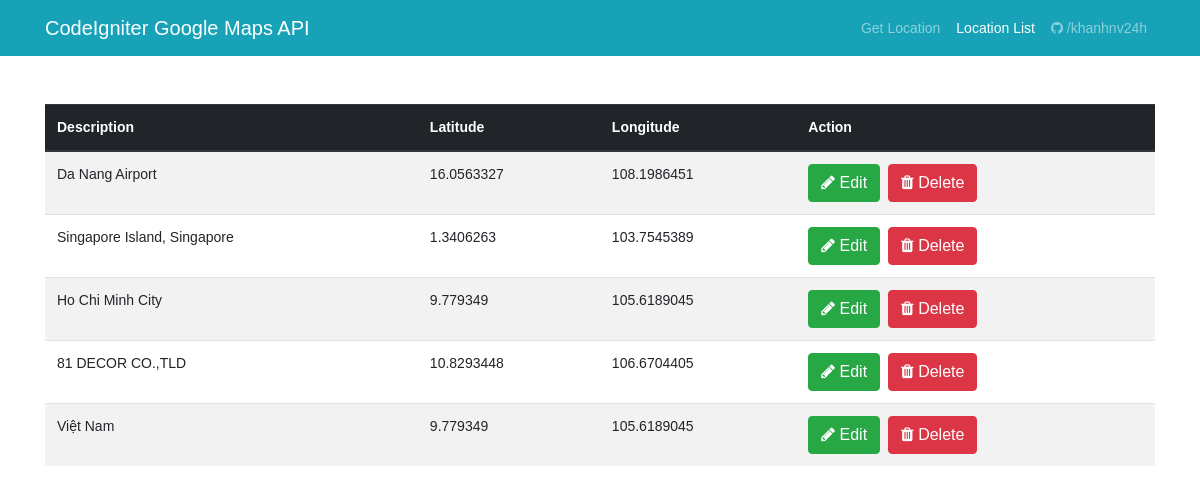
/locations, run on the app's committed database.
### tables this page shows
CREATE TABLE `locations` (
  `id` int(11) NOT NULL,
  `lat` varchar(55) NOT NULL,
  `lng` varchar(55) NOT NULL,
  `description` varchar(255) NOT NULL
);

### application/controllers/Mapsapi.php (called while the page is built, shortened)
<?php
class Mapsapi extends CI_Controller {
	public function __construct(){
		$this->load->model('Mapsapi_Model');
	}
	public function locations(){
		$data['locations'] = $this->Mapsapi_Model->get_locations();
		$this->load->view('locations',$data);
	}
}

### index.php (called while the page is built, shortened)
<?php
require_once BASEPATH.'core/CodeIgniter.php';

### application/models/Mapsapi_Model.php (called while the page is built, shortened)
<?php
class Mapsapi_Model extends CI_Model{
	public function get_locations()
	{
		return $this->db
		->select('*')
		->from('locations')
		->order_by('id','desc')
		->get()
		->result_array();
	}
}

### application/views/locations.php (the view, shortened to what this page needs)
<?php $this->load->view('templates/header'); ?>
<?php $this->load->view('templates/navi'); ?>
    <div class="container">
      <div class="row">
        <div class="col-lg-12">
	<?php if (!empty($locations)){ ?>
				<table class="table table-striped mt-5">
				  <thead class="thead-dark">
				    <tr>
				      <th scope="col">Description</th>
				      <th scope="col">Latitude</th>
				      <th scope="col">Longitude</th>
				      <th scope="col">Action</th>
				    </tr>
				  </thead>
				  <tbody>
	<?php foreach ($locations as $value): ?>
			    <tr>
			      <td><?php echo $value['description'] ? $value['description'] : 'No description...';  ?></td>
			      <td><?php echo $value['lat'] ?></td>
			      <td><?php echo $value['lng'] ?></td>
			      <td><a href="<?php echo base_url('edit/'); echo $value['id']; ?>" class="btn btn-success mr-2"><i class="fa fa-pencil"></i> Edit</a><a href="<?php echo base_url('delete/'); echo $value['id']; ?>" class="btn btn-danger"><i class="fa fa-trash"></i> Delete</a></td>
			    </tr>
<?php endforeach ?>
			  </tbody>
			</table>
<?php } ?>
        </div>
      </div>
	</div>
  </body>
</html>

### application/views/templates/header.php (shortened to what this page needs)
<!DOCTYPE html>
<html lang="en">
  <head>
    <link href="<?php echo base_url('assets') ?>/css/bootstrap.min.css" rel="stylesheet">
    <link href="<?php echo base_url('assets') ?>/css/font-awesome.css" rel="stylesheet">
  </head>
  <body>

### application/views/templates/navi.php (shortened to what this page needs)
<nav class="navbar navbar-expand-lg navbar-dark bg-info static-top">
  <div class="container">
    <a class="navbar-brand" href="<?php echo base_url(); ?>">CodeIgniter Google Maps API</a>
    <div class="collapse navbar-collapse" id="navbarResponsive">
      <ul class="navbar-nav ml-auto">
        <li class="nav-item">
          <a class="nav-link<?php echo current_url() == base_url() ? ' active' : ''; ?>" href="<?php echo base_url(); ?>">Get Location</a>
        </li>
        <li class="nav-item">
          <a class="nav-link<?php echo current_url() == base_url('locations') ? ' active' : ''; ?>" href="<?php echo base_url('locations'); ?>">Location List</a>
        </li>
        <li class="nav-item">
          <a class="nav-link" href="https://github.com/khanhnv24h" target="_blank"><i class="fa fa-github"></i> /khanhnv24h</a>
        </li>
      </ul>
    </div>
  </div>
</nav>

### application/views/templates/header.php (style rules this page uses)
body { font-family: Arial, Helvetica, sans-serif; font-size: 14px; }

### data on the page
locations: description "Da Nang Airport", lat "16.0563327", lng "108.1986451"
locations: description "Singapore Island, Singapore", lat "1.3406263", lng "103.7545389"
locations: description "Ho Chi Minh City", lat "9.779349", lng "105.6189045"
locations: description "81 DECOR CO.,TLD", lat "10.8293448", lng "106.6704405"
locations: description "Việt Nam", lat "9.779349", lng "105.6189045"
